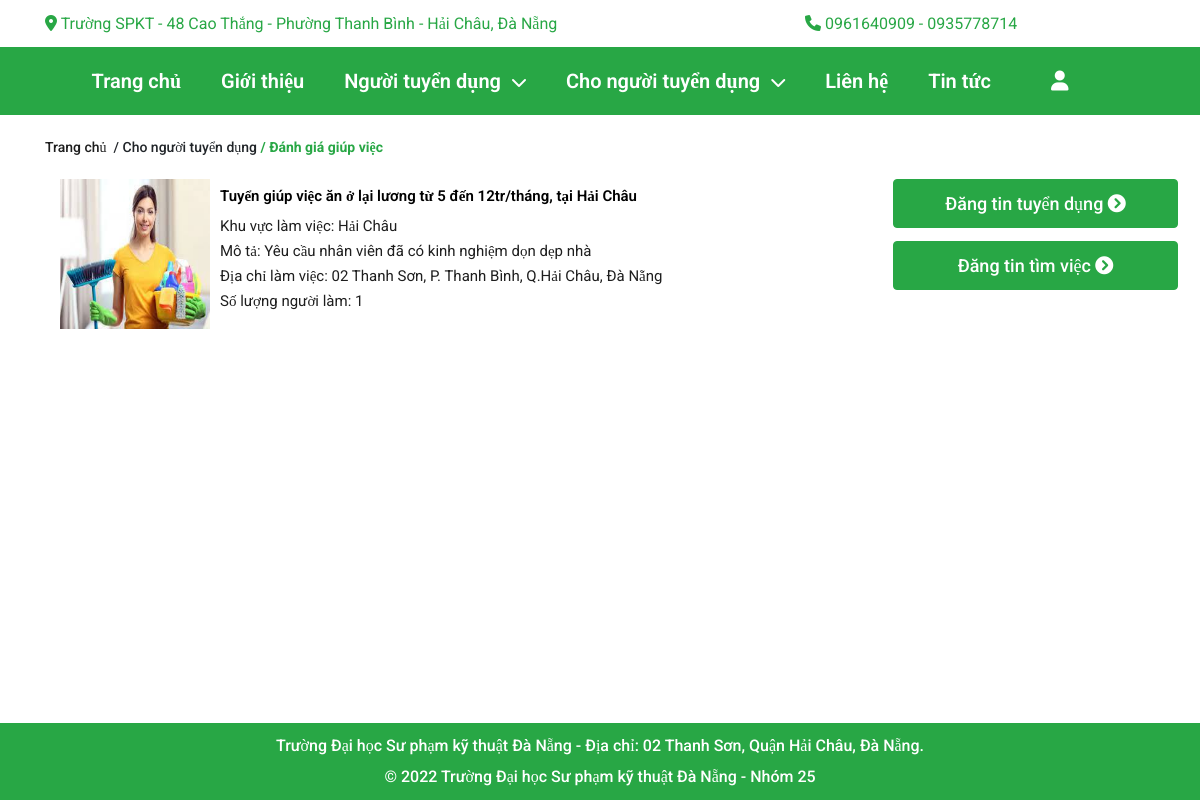
Page /?act=ratehelp&xuli=list (signed in) on the committed database.
### tables this page shows
CREATE TABLE `congviec` (
  `maCV` int(11) NOT NULL,
  `maTK` int(11) NOT NULL,
  `maDMCV` int(11) NOT NULL,
  `tenCV` varchar(255) NOT NULL,
  `khuVuc` int(11) NOT NULL,
  `soLuong` int(11) NOT NULL,
  `trinhDoHV` varchar(255) NOT NULL,
  `gioiTinhYC` varchar(10) NOT NULL,
  `chucVu` varchar(255) NOT NULL,
  `luong` int(11) NOT NULL,
  `diaChi` varchar(255) NOT NULL,
  `time` varchar(255) NOT NULL,
  `moTa` varchar(255) NOT NULL,
  `tinhTrang` int(11) NOT NULL,
  `tinhTrangDaUT` int(11) NOT NULL,
  `thoiGianDang` varchar(255) NOT NULL
);

CREATE TABLE `hinhanhcv` (
  `maHA` int(11) NOT NULL,
  `maCV` int(11) NOT NULL,
  `tenHinh` varchar(255) NOT NULL,
  `hinhAnhCV` varchar(255) NOT NULL
);

CREATE TABLE `quanhuyen` (
  `idQuan` int(11) NOT NULL,
  `tenQuan` varchar(255) NOT NULL
);

### Controllers/RateController.php (called while the page is built, shortened)
<?php
    require_once("./Models/rateModel.php");
    class RateController{
        var $rate_model;
        public function __construct()
        {
             $this->rate_model = new rate();
        }
        public function list()
        {
            $data = $this->rate_model->congviec($_SESSION['login']['maTK']);
            require_once("./Views/index.php");
        }
    }
?>

### Models/connection.php (called while the page is built, shortened)
<?php
    class connection{
        function __construct()
        {
            $severname ="localhost";
            $username ="root";
            $password ="root";
            $db_name ="gtngv";
            $this->conn = new mysqli($severname,$username,$password,$db_name);
        }
    }

### Models/model.php (called while the page is built, shortened)
<?php
    require_once("connection.php");
    class model
    {
        function __construct()
        {
            $conn_obj = new connection();
            $this->conn = $conn_obj->conn;
        }
    }
?>

### Models/rateModel.php (called while the page is built, shortened)
<?php
    require_once("model.php");
    class rate extends model{
        function congviec($maTK){
            $query = "SELECT * FROM congviec as cv, danhsachungvien as dsuv,hinhanhcv as ha,quanhuyen as qh
            WHERE cv.maCV=dsuv.maCV and ha.maCV=cv.maCV and dsuv.khXacNhan=1 and qh.idQuan=cv.khuVuc and cv.maTK = $maTK GROUP BY cv.maCV;";
            require("result.php");
            return $data;
        }
    }
?>

### Models/result.php (called while the page is built)
<?php
    $result = $this->conn->query($query);
    $data = array();
    while ($row = $result->fetch_assoc()) {
        $data[] = $row;
    }
?>

### Views/rate/rate.php (the view)
<section class="main">
    <div class="container">
        <div class="break-crumb">
            <div class="break-crumb__head">
                <div class="home">
                    <a href="#">
                        <span>Trang chủ</span>
                    </a>
                        <span class="mr_lr">&nbsp;/ Cho người tuyển dụng&nbsp;</span>
                </div>
                <div>
                    <strong>
                        <span id="danhmuc">/ Đánh giá giúp việc</span>
                    </strong>
                </div>
            </div>
        </div>
        <div class="product__content">
            <div class="container">
                <div class="row">
                    <div class="product-list col-lg-9" >
                        <?php
                        for ($i = 0; $i < (count($data)); $i++) {?>
                            <div class="work_new_content">
                                <a href="?act=ratehelp&xuli=chitiet&id=<?= $data[$i]['maCV'] ?>" style="display: block;">
                                    <div style="display: flex;">
                                        <div class="work_new_content_img">
                                            <img style="width:150px;height:150px;" src="./Publics/images/<?php echo $data[$i]['tenHinh'] ?>" alt="">
                                        </div>
                                        <div class="work_new_content_right">
                                            <p class="work_new_name"><?= $data[$i]['tenCV'] ?></p>
                                            <p class="work_new_detail">Khu vực làm việc: <?= $data[$i]['tenQuan'] ?></p>
                                            <p class="work_new_detail">Mô tả: <?= $data[$i]['moTa'] ?></p>
                                            <p class="work_new_detail">Địa chỉ làm việc: <?= $data[$i]['diaChi'] ?></p>
                                            <p class="work_new_detail">Số lượng người làm: <?= $data[$i]['soLuong'] ?></p>
                                        </div>
                                    </div>
                                </a>
                            </div>
                        <?php } ?>
                    </div>
                    <div class="col col-lg-3" style="visibility: visible; -webkit-animation-name: fadeInDown; animation-name: fadeInDown;">
                        <p class="link-btn big-a">
                            <a href="" class="btn btn-success">Đăng tin tuyển dụng
                                <i class="fa fa-chevron-circle-right"></i>
                            </a>
                        </p>
                        <p class="link-btn big-a">
                            <a href="" class="btn btn-success">Đăng tin tìm việc
                                <i class="fa fa-chevron-circle-right"></i>
                            </a>
                        </p>
                    </div>
                </div>
            </div>
        </div>
    </div>
</section>

### Publics/css/style.css (style rules this page uses)
:root { --cl-backad:#f7f8fb; --cl-textad :#858796; --cl-green: #4eb92d; --cl-red: #ed1b36; --cl-orange: #f1975f; --cl-text: #686868; --cl-title: #1e1e1e; --cl-primary: #28a745; --cl-textprimary: #28a745; }
body { box-sizing: border-box; overflow-x: hidden; font-family: 'Roboto', 'sans-serif'; display: table; }
html { font-size: 62.5%; line-height: 1.6; height: 100%; }
a { color: #1e1e1e; }
html, body { width: 100%; height: 100%; }
.main { display: table-row; height: 100%; text-align: center; }

### Publics/css/main.css (style rules this page uses)
.big-a { margin: 0 0 13px; }
.big-a > a { font-size: 18px; padding: 10px 14px 10px 15px; font-weight: 500; }
.work_new_content { display: flex; font-size: 15px; width: 100%; margin-bottom: 20px; }
.work_new_content { display: flex; }
.work_new_content_img img { width: 100px; height: 100px; }
.work_new_content_right { margin-left: 10px; margin-top: 10px; text-align: left; }
.work_new_name { color: black; font-weight: 600; margin-bottom: 15px; display: block; }
.work_new_detail { padding-bottom: 10px; }

### Publics/css/login.css (style rules this page uses)
.break-crumb__head { font-size: 14px; line-height: 24px; font-weight: 500; display: flex; margin-bottom: 12px; }
.break-crumb__head strong span { color :var(--cl-primary); }

### Publics/css/detailhelp.css (style rules this page uses)
.btn-success { width: 285px; background-color: var(--cl-primary); }

### Publics/css/work.css (style rules this page uses)
.product-list { margin-bottom: 40px; }
.product__content { margin-top: 20px; }

### rows in the picture
congviec: hinhanhcv.tenHinh (picture), tenCV "Tuyển giúp việc ăn ở lại lương từ 5 đến 12tr/tháng, tại Hải Châu", quanhuyen.tenQuan "Hải Châu", moTa "Yêu cầu nhân viên đã có kinh nghiệm dọn dẹp nhà", diaChi "02 Thanh Sơn, P. Thanh Bình, Q.Hải Châu, Đà Nẵng", soLuong "1"
